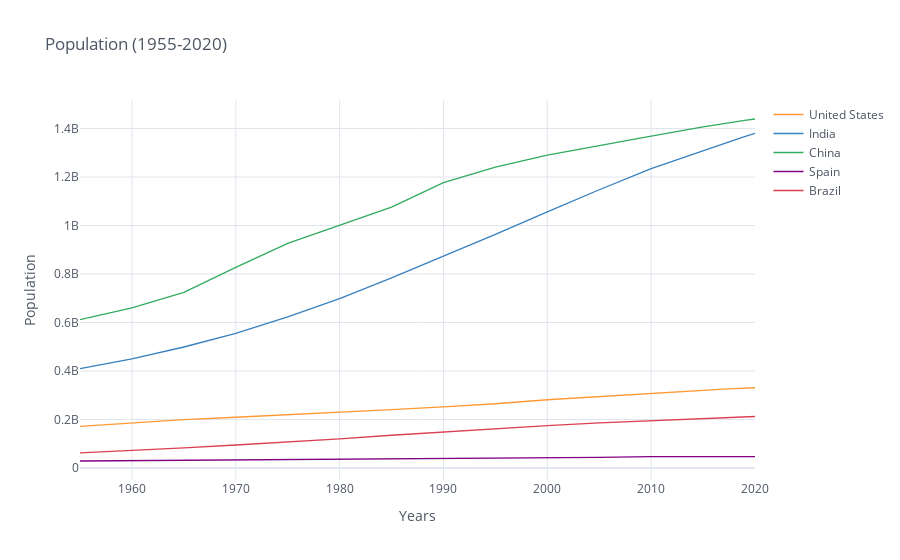

Here is the notebook cell this chart was saved with:
### Markdown cell above
# Lineplot

### Code cell
df_population.iplot(kind='line', xTitle='Years', yTitle='Population',
                    title='Population (1955-2020)')

### Figure 1 — Plotly figure (JSON) as saved in the notebook; plotly's stock layout.template omitted (floating-point values rounded to 4 significant figures)
{"data": [{"line": {"color": "rgba(255, 153, 51, 1.0)", "dash": "solid", "shape": "linear", "width": 1.3}, "mode": "lines", "name": "United States", "text": "", "type": "scatter", "x": [1955, 1960, 1965, 1970, 1975, 1980, 1985, 1990, 1995, 2000, 2005, 2010, 2015, 2016, 2017, 2018, 2019, 2020], "y": [171685336, 186720571, 199733676, 209513341, 219081251, 229476354, 240499825, 252120309, 265163745, 281710909, 294993511, 309011475, 320878310, 323015995, 325084756, 327096265, 329064917, 331002651]}, {"line": {"color": "rgba(55, 128, 191, 1.0)", "dash": "solid", "shape": "linear", "width": 1.3}, "mode": "lines", "name": "India", "text": "", "type": "scatter", "x": [1955, 1960, 1965, 1970, 1975, 1980, 1985, 1990, 1995, 2000, 2005, 2010, 2015, 2016, 2017, 2018, 2019, 2020], "y": [409880595, 450547679, 499123324, 555189792, 623102897, 698952844, 784360008, 873277798, 963922588, 1056575549, 1147609927, 1234281170, 1310152403, 1324517249, 1338676785, 1352642280, 1366417754, 1380004385]}, {"line": {"color": "rgba(50, 171, 96, 1.0)", "dash": "solid", "shape": "linear", "width": 1.3}, "mode": "lines", "name": "China", "text": "", "type": "scatter", "x": [1955, 1960, 1965, 1970, 1975, 1980, 1985, 1990, 1995, 2000, 2005, 2010, 2015, 2016, 2017, 2018, 2019, 2020], "y": [612241554, 660408056, 724218968, 827601394, 926240885, 1000089235, 1075589361, 1176883674, 1240920535, 1290550765, 1330776380, 1368810615, 1406847870, 1414049351, 1421021791, 1427647786, 1433783686, 1439323776]}, {"line": {"color": "rgba(128, 0, 128, 1.0)", "dash": "solid", "shape": "linear", "width": 1.3}, "mode": "lines", "name": "Spain", "text": "", "type": "scatter", "x": [1955, 1960, 1965, 1970, 1975, 1980, 1985, 1990, 1995, 2000, 2005, 2010, 2015, 2016, 2017, 2018, 2019, 2020], "y": [29048395, 30402411, 32146263, 33883749, 35879209, 37698196, 38733876, 39202525, 39787419, 40824754, 44019123, 46931015, 46671926, 46634140, 46647428, 46692858, 46736776, 46754778]}, {"line": {"color": "rgba(219, 64, 82, 1.0)", "dash": "solid", "shape": "linear", "width": 1.3}, "mode": "lines", "name": "Brazil", "text": "", "type": "scatter", "x": [1955, 1960, 1965, 1970, 1975, 1980, 1985, 1990, 1995, 2000, 2005, 2010, 2015, 2016, 2017, 2018, 2019, 2020], "y": [62533919, 72179226, 83373530, 95113265, 107216205, 120694009, 135274080, 149003223, 162019896, 174790340, 186127103, 195713635, 204471769, 206163053, 207833823, 209469323, 211049527, 212559417]}], "layout": {"legend": {"bgcolor": "#FFFFFF", "font": {"color": "#4D5663"}}, "paper_bgcolor": "#FFFFFF", "plot_bgcolor": "#FFFFFF", "title": {"font": {"color": "#4D5663"}, "text": "Population (1955-2020)"}, "xaxis": {"gridcolor": "#E1E5ED", "showgrid": true, "tickfont": {"color": "#4D5663"}, "title": {"font": {"color": "#4D5663"}, "text": "Years"}, "zerolinecolor": "#E1E5ED"}, "yaxis": {"gridcolor": "#E1E5ED", "showgrid": true, "tickfont": {"color": "#4D5663"}, "title": {"font": {"color": "#4D5663"}, "text": "Population"}, "zerolinecolor": "#E1E5ED"}}}
